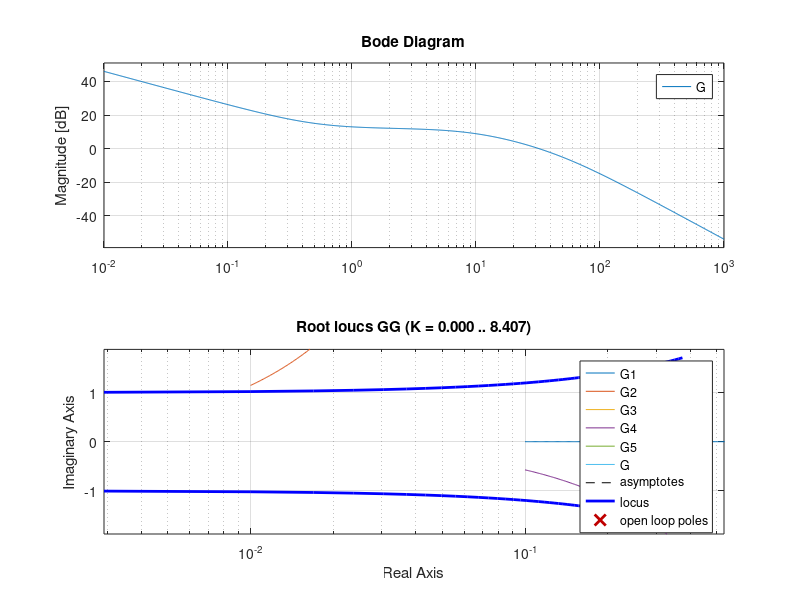
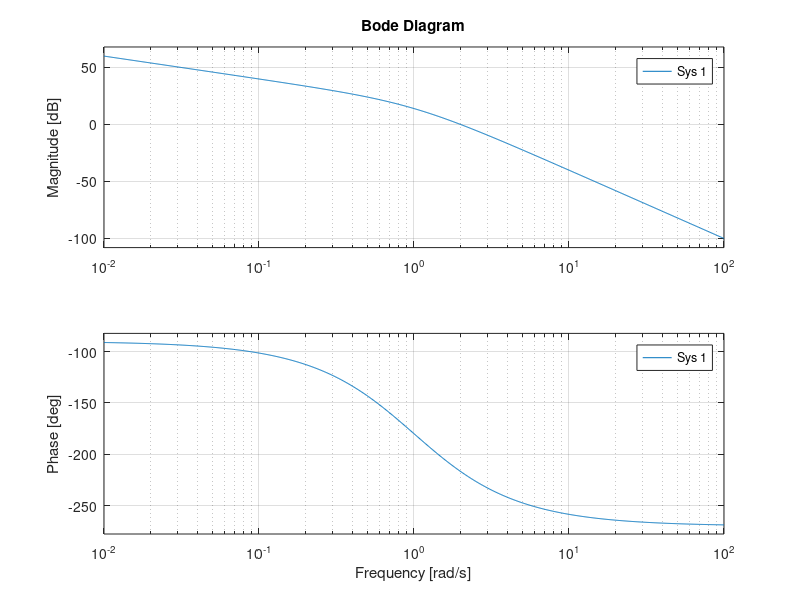

Reproduce these figures in MATLAB, in order.
clc;clear;close all;

%1.SORU
G1=tf(2,1);
bode(G1)
hold on

G2=tf([1/0.5 1],1);
bode(G2)
hold on

G3=tf(1,[1 0]);
bode(G3)
hold on

G4=tf(1,[1/10 1]);
bode(G4)
hold on

G5=tf(1,[1/50 1]);
bode(G5)
hold on

G=G1*G2*G3*G4*G5;
bode(G)
legend('G1','G2','G3','G4','G5','G')

%2.SORU
%K=0.1 
%K=1
%K=2
 K=10
num=1;
den=conv(conv([1 1],[1 1]),[1 0]);
GG=tf(num,den);
figure(1)
rlocus(GG)
figure(2)
bode(K*GG)
grid on

